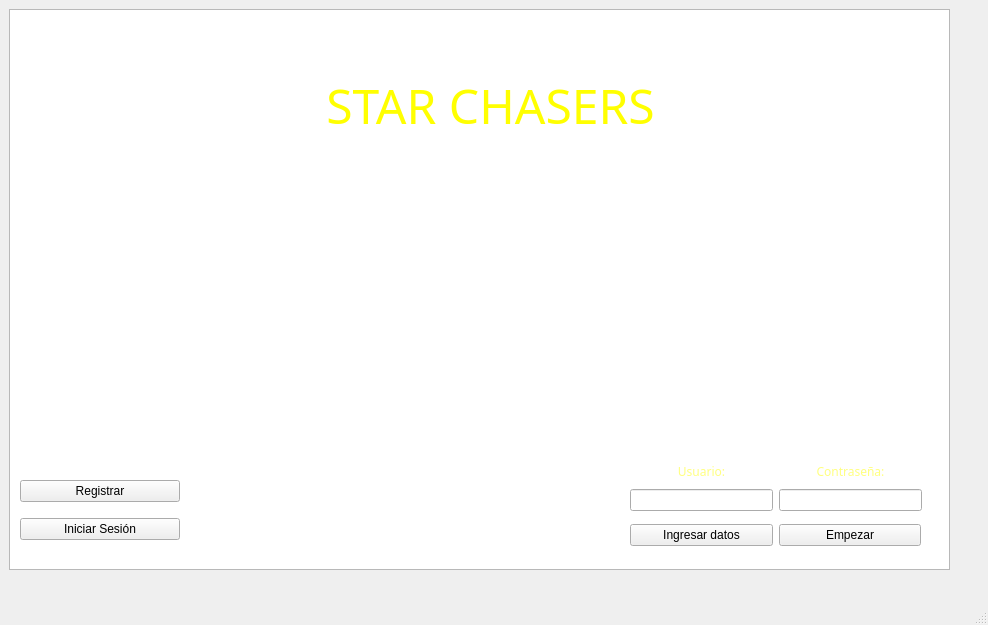
<?xml version="1.0" encoding="UTF-8"?>
<ui version="4.0">
 <class>MainWindow</class>
 <widget class="QMainWindow" name="MainWindow">
  <property name="geometry">
   <rect>
    <x>0</x>
    <y>0</y>
    <width>988</width>
    <height>625</height>
   </rect>
  </property>
  <property name="windowTitle">
   <string>MainWindow</string>
  </property>
  <widget class="QWidget" name="centralwidget">
   <widget class="QGraphicsView" name="View2">
    <property name="geometry">
     <rect>
      <x>9</x>
      <y>9</y>
      <width>941</width>
      <height>561</height>
     </rect>
    </property>
    <property name="font">
     <font>
      <family>Algerian</family>
     </font>
    </property>
   </widget>
   <widget class="QWidget" name="gridLayoutWidget">
    <property name="geometry">
     <rect>
      <x>630</x>
      <y>460</y>
      <width>292</width>
      <height>51</height>
     </rect>
    </property>
    <layout class="QGridLayout" name="gridLayout">
     <item row="2" column="0">
      <widget class="QLineEdit" name="usuario"/>
     </item>
     <item row="1" column="0">
      <widget class="QLabel" name="label">
       <property name="palette">
        <palette>
         <active>
          <colorrole role="WindowText">
           <brush brushstyle="SolidPattern">
            <color alpha="255">
             <red>255</red>
             <green>255</green>
             <blue>127</blue>
            </color>
           </brush>
          </colorrole>
          <colorrole role="Button">
           <brush brushstyle="SolidPattern">
            <color alpha="255">
             <red>255</red>
             <green>255</green>
             <blue>255</blue>
            </color>
           </brush>
          </colorrole>
          <colorrole role="Light">
           <brush brushstyle="SolidPattern">
            <color alpha="255">
             <red>255</red>
             <green>255</green>
             <blue>255</blue>
            </color>
           </brush>
          </colorrole>
          <colorrole role="Midlight">
           <brush brushstyle="SolidPattern">
            <color alpha="255">
             <red>255</red>
             <green>255</green>
             <blue>255</blue>
            </color>
           </brush>
          </colorrole>
          <colorrole role="Dark">
           <brush brushstyle="SolidPattern">
            <color alpha="255">
             <red>127</red>
             <green>127</green>
             <blue>127</blue>
            </color>
           </brush>
          </colorrole>
          <colorrole role="Mid">
           <brush brushstyle="SolidPattern">
            <color alpha="255">
             <red>170</red>
             <green>170</green>
             <blue>170</blue>
            </color>
           </brush>
          </colorrole>
          <colorrole role="Text">
           <brush brushstyle="SolidPattern">
            <color alpha="255">
             <red>0</red>
             <green>0</green>
             <blue>0</blue>
            </color>
           </brush>
          </colorrole>
          <colorrole role="BrightText">
           <brush brushstyle="SolidPattern">
            <color alpha="255">
             <red>255</red>
             <green>255</green>
             <blue>255</blue>
            </color>
           </brush>
          </colorrole>
          <colorrole role="ButtonText">
           <brush brushstyle="SolidPattern">
            <color alpha="255">
             <red>0</red>
             <green>0</green>
             <blue>0</blue>
            </color>
           </brush>
          </colorrole>
          <colorrole role="Base">
           <brush brushstyle="SolidPattern">
            <color alpha="255">
             <red>255</red>
             <green>255</green>
             <blue>255</blue>
            </color>
           </brush>
          </colorrole>
          <colorrole role="Window">
           <brush brushstyle="SolidPattern">
            <color alpha="255">
             <red>255</red>
             <green>255</green>
             <blue>255</blue>
            </color>
           </brush>
          </colorrole>
          <colorrole role="Shadow">
           <brush brushstyle="SolidPattern">
            <color alpha="255">
             <red>0</red>
             <green>0</green>
             <blue>0</blue>
            </color>
           </brush>
          </colorrole>
          <colorrole role="AlternateBase">
           <brush brushstyle="SolidPattern">
            <color alpha="255">
             <red>255</red>
             <green>255</green>
             <blue>255</blue>
            </color>
           </brush>
          </colorrole>
          <colorrole role="ToolTipBase">
           <brush brushstyle="SolidPattern">
            <color alpha="255">
             <red>255</red>
             <green>255</green>
             <blue>220</blue>
            </color>
           </brush>
          </colorrole>
          <colorrole role="ToolTipText">
           <brush brushstyle="SolidPattern">
            <color alpha="255">
             <red>0</red>
             <green>0</green>
             <blue>0</blue>
            </color>
           </brush>
          </colorrole>
          <colorrole role="PlaceholderText">
           <brush brushstyle="SolidPattern">
            <color alpha="128">
             <red>0</red>
             <green>0</green>
             <blue>0</blue>
            </color>
           </brush>
          </colorrole>
         </active>
         <inactive>
          <colorrole role="WindowText">
           <brush brushstyle="SolidPattern">
            <color alpha="255">
             <red>255</red>
             <green>255</green>
             <blue>127</blue>
            </color>
           </brush>
          </colorrole>
          <colorrole role="Button">
           <brush brushstyle="SolidPattern">
            <color alpha="255">
             <red>255</red>
             <green>255</green>
             <blue>255</blue>
            </color>
           </brush>
          </colorrole>
          <colorrole role="Light">
           <brush brushstyle="SolidPattern">
            <color alpha="255">
             <red>255</red>
             <green>255</green>
             <blue>255</blue>
            </color>
           </brush>
          </colorrole>
          <colorrole role="Midlight">
           <brush brushstyle="SolidPattern">
            <color alpha="255">
             <red>255</red>
             <green>255</green>
             <blue>255</blue>
            </color>
           </brush>
          </colorrole>
          <colorrole role="Dark">
           <brush brushstyle="SolidPattern">
            <color alpha="255">
             <red>127</red>
             <green>127</green>
             <blue>127</blue>
            </color>
           </brush>
          </colorrole>
          <colorrole role="Mid">
           <brush brushstyle="SolidPattern">
            <color alpha="255">
             <red>170</red>
             <green>170</green>
             <blue>170</blue>
            </color>
           </brush>
          </colorrole>
          <colorrole role="Text">
           <brush brushstyle="SolidPattern">
            <color alpha="255">
             <red>0</red>
             <green>0</green>
             <blue>0</blue>
            </color>
           </brush>
          </colorrole>
          <colorrole role="BrightText">
           <brush brushstyle="SolidPattern">
            <color alpha="255">
             <red>255</red>
             <green>255</green>
             <blue>255</blue>
            </color>
           </brush>
          </colorrole>
          <colorrole role="ButtonText">
           <brush brushstyle="SolidPattern">
            <color alpha="255">
             <red>0</red>
             <green>0</green>
             <blue>0</blue>
            </color>
           </brush>
          </colorrole>
          <colorrole role="Base">
           <brush brushstyle="SolidPattern">
            <color alpha="255">
             <red>255</red>
             <green>255</green>
             <blue>255</blue>
            </color>
           </brush>
          </colorrole>
          <colorrole role="Window">
           <brush brushstyle="SolidPattern">
            <color alpha="255">
             <red>255</red>
             <green>255</green>
             <blue>255</blue>
            </color>
           </brush>
          </colorrole>
          <colorrole role="Shadow">
           <brush brushstyle="SolidPattern">
            <color alpha="255">
             <red>0</red>
             <green>0</green>
             <blue>0</blue>
            </color>
           </brush>
          </colorrole>
          <colorrole role="AlternateBase">
           <brush brushstyle="SolidPattern">
            <color alpha="255">
             <red>255</red>
             <green>255</green>
             <blue>255</blue>
            </color>
           </brush>
          </colorrole>
          <colorrole role="ToolTipBase">
           <brush brushstyle="SolidPattern">
            <color alpha="255">
             <red>255</red>
             <green>255</green>
             <blue>220</blue>
            </color>
           </brush>
          </colorrole>
          <colorrole role="ToolTipText">
           <brush brushstyle="SolidPattern">
            <color alpha="255">
             <red>0</red>
             <green>0</green>
             <blue>0</blue>
            </color>
           </brush>
          </colorrole>
          <colorrole role="PlaceholderText">
           <brush brushstyle="SolidPattern">
            <color alpha="128">
             <red>0</red>
             <green>0</green>
             <blue>0</blue>
            </color>
           </brush>
          </colorrole>
         </inactive>
         <disabled>
          <colorrole role="WindowText">
           <brush brushstyle="SolidPattern">
            <color alpha="255">
             <red>127</red>
             <green>127</green>
             <blue>127</blue>
            </color>
           </brush>
          </colorrole>
          <colorrole role="Button">
           <brush brushstyle="SolidPattern">
            <color alpha="255">
             <red>255</red>
             <green>255</green>
             <blue>255</blue>
            </color>
           </brush>
          </colorrole>
          <colorrole role="Light">
           <brush brushstyle="SolidPattern">
            <color alpha="255">
             <red>255</red>
             <green>255</green>
             <blue>255</blue>
            </color>
           </brush>
          </colorrole>
          <colorrole role="Midlight">
           <brush brushstyle="SolidPattern">
            <color alpha="255">
             <red>255</red>
             <green>255</green>
             <blue>255</blue>
            </color>
           </brush>
          </colorrole>
          <colorrole role="Dark">
           <brush brushstyle="SolidPattern">
            <color alpha="255">
             <red>127</red>
             <green>127</green>
             <blue>127</blue>
            </color>
           </brush>
          </colorrole>
          <colorrole role="Mid">
           <brush brushstyle="SolidPattern">
            <color alpha="255">
             <red>170</red>
             <green>170</green>
             <blue>170</blue>
            </color>
           </brush>
          </colorrole>
          <colorrole role="Text">
           <brush brushstyle="SolidPattern">
            <color alpha="255">
             <red>127</red>
             <green>127</green>
             <blue>127</blue>
            </color>
           </brush>
          </colorrole>
          <colorrole role="BrightText">
           <brush brushstyle="SolidPattern">
            <color alpha="255">
             <red>255</red>
             <green>255</green>
             <blue>255</blue>
            </color>
           </brush>
          </colorrole>
          <colorrole role="ButtonText">
           <brush brushstyle="SolidPattern">
            <color alpha="255">
             <red>127</red>
             <green>127</green>
             <blue>127</blue>
            </color>
           </brush>
          </colorrole>
          <colorrole role="Base">
           <brush brushstyle="SolidPattern">
            <color alpha="255">
             <red>255</red>
             <green>255</green>
             <blue>255</blue>
            </color>
           </brush>
          </colorrole>
          <colorrole role="Window">
           <brush brushstyle="SolidPattern">
            <color alpha="255">
             <red>255</red>
             <green>255</green>
             <blue>255</blue>
            </color>
           </brush>
          </colorrole>
          <colorrole role="Shadow">
           <brush brushstyle="SolidPattern">
            <color alpha="255">
             <red>0</red>
             <green>0</green>
             <blue>0</blue>
            </color>
           </brush>
          </colorrole>
          <colorrole role="AlternateBase">
           <brush brushstyle="SolidPattern">
            <color alpha="255">
             <red>255</red>
             <green>255</green>
             <blue>255</blue>
            </color>
           </brush>
          </colorrole>
          <colorrole role="ToolTipBase">
           <brush brushstyle="SolidPattern">
            <color alpha="255">
             <red>255</red>
             <green>255</green>
             <blue>220</blue>
            </color>
           </brush>
          </colorrole>
          <colorrole role="ToolTipText">
           <brush brushstyle="SolidPattern">
            <color alpha="255">
             <red>0</red>
             <green>0</green>
             <blue>0</blue>
            </color>
           </brush>
          </colorrole>
          <colorrole role="PlaceholderText">
           <brush brushstyle="SolidPattern">
            <color alpha="128">
             <red>0</red>
             <green>0</green>
             <blue>0</blue>
            </color>
           </brush>
          </colorrole>
         </disabled>
        </palette>
       </property>
       <property name="font">
        <font>
         <family>Lucida Calligraphy</family>
         <pointsize>9</pointsize>
         <weight>50</weight>
         <bold>false</bold>
        </font>
       </property>
       <property name="text">
        <string>Usuario:</string>
       </property>
       <property name="scaledContents">
        <bool>false</bool>
       </property>
       <property name="alignment">
        <set>Qt::AlignCenter</set>
       </property>
      </widget>
     </item>
     <item row="1" column="1">
      <widget class="QLabel" name="label_2">
       <property name="palette">
        <palette>
         <active>
          <colorrole role="WindowText">
           <brush brushstyle="SolidPattern">
            <color alpha="255">
             <red>255</red>
             <green>255</green>
             <blue>127</blue>
            </color>
           </brush>
          </colorrole>
         </active>
         <inactive>
          <colorrole role="WindowText">
           <brush brushstyle="SolidPattern">
            <color alpha="255">
             <red>255</red>
             <green>255</green>
             <blue>127</blue>
            </color>
           </brush>
          </colorrole>
         </inactive>
         <disabled>
          <colorrole role="WindowText">
           <brush brushstyle="SolidPattern">
            <color alpha="255">
             <red>120</red>
             <green>120</green>
             <blue>120</blue>
            </color>
           </brush>
          </colorrole>
         </disabled>
        </palette>
       </property>
       <property name="font">
        <font>
         <family>Lucida Calligraphy</family>
         <pointsize>9</pointsize>
         <weight>50</weight>
         <bold>false</bold>
        </font>
       </property>
       <property name="contextMenuPolicy">
        <enum>Qt::PreventContextMenu</enum>
       </property>
       <property name="text">
        <string>Contraseña:</string>
       </property>
       <property name="alignment">
        <set>Qt::AlignCenter</set>
       </property>
      </widget>
     </item>
     <item row="2" column="1">
      <widget class="QLineEdit" name="contrasenia">
       <property name="focusPolicy">
        <enum>Qt::StrongFocus</enum>
       </property>
       <property name="echoMode">
        <enum>QLineEdit::Password</enum>
       </property>
      </widget>
     </item>
    </layout>
   </widget>
   <widget class="QWidget" name="gridLayoutWidget_2">
    <property name="geometry">
     <rect>
      <x>630</x>
      <y>520</y>
      <width>291</width>
      <height>31</height>
     </rect>
    </property>
    <layout class="QGridLayout" name="gridLayout_4">
     <item row="0" column="0">
      <widget class="QPushButton" name="AgregarDatos">
       <property name="text">
        <string>Ingresar datos</string>
       </property>
      </widget>
     </item>
     <item row="0" column="1">
      <widget class="QPushButton" name="Start">
       <property name="text">
        <string>Empezar</string>
       </property>
      </widget>
     </item>
    </layout>
   </widget>
   <widget class="QWidget" name="gridLayoutWidget_3">
    <property name="geometry">
     <rect>
      <x>20</x>
      <y>470</y>
      <width>160</width>
      <height>80</height>
     </rect>
    </property>
    <layout class="QGridLayout" name="gridLayout_5">
     <item row="0" column="0">
      <widget class="QPushButton" name="Registrar">
       <property name="text">
        <string>Registrar</string>
       </property>
      </widget>
     </item>
     <item row="1" column="0">
      <widget class="QPushButton" name="IniciarSesion">
       <property name="text">
        <string>Iniciar Sesión</string>
       </property>
      </widget>
     </item>
    </layout>
   </widget>
   <widget class="QLabel" name="label_3">
    <property name="geometry">
     <rect>
      <x>200</x>
      <y>10</y>
      <width>581</width>
      <height>191</height>
     </rect>
    </property>
    <property name="palette">
     <palette>
      <active>
       <colorrole role="WindowText">
        <brush brushstyle="SolidPattern">
         <color alpha="255">
          <red>255</red>
          <green>255</green>
          <blue>0</blue>
         </color>
        </brush>
       </colorrole>
      </active>
      <inactive>
       <colorrole role="WindowText">
        <brush brushstyle="SolidPattern">
         <color alpha="255">
          <red>255</red>
          <green>255</green>
          <blue>0</blue>
         </color>
        </brush>
       </colorrole>
      </inactive>
      <disabled>
       <colorrole role="WindowText">
        <brush brushstyle="SolidPattern">
         <color alpha="255">
          <red>120</red>
          <green>120</green>
          <blue>120</blue>
         </color>
        </brush>
       </colorrole>
      </disabled>
     </palette>
    </property>
    <property name="font">
     <font>
      <family>Lucida Calligraphy</family>
      <pointsize>36</pointsize>
     </font>
    </property>
    <property name="text">
     <string>STAR CHASERS</string>
    </property>
    <property name="alignment">
     <set>Qt::AlignCenter</set>
    </property>
   </widget>
  </widget>
  <widget class="QMenuBar" name="menubar">
   <property name="geometry">
    <rect>
     <x>0</x>
     <y>0</y>
     <width>988</width>
     <height>21</height>
    </rect>
   </property>
  </widget>
  <widget class="QStatusBar" name="statusbar"/>
 </widget>
 <resources/>
 <connections/>
</ui>
